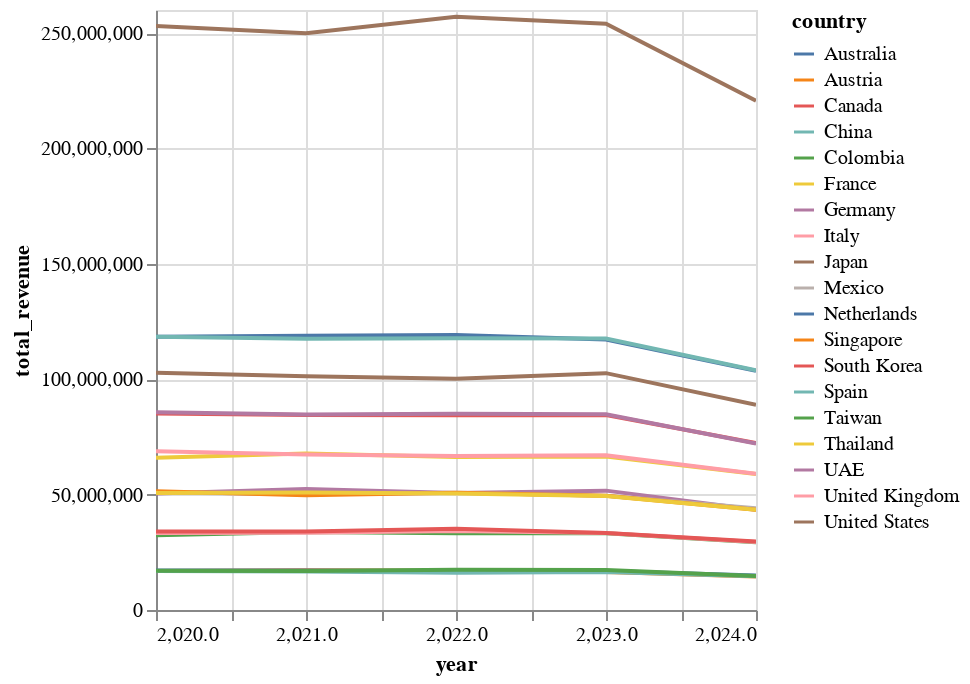

Notebook code cell kept with this figure:
### Code cell
agg_sales.plot.line(x='year', y='total_revenue', color='country')

### Figure 1 — Vega-Lite specification as saved in the notebook (floating-point values rounded to 4 significant figures)
{"config": {"view": {"continuousWidth": 300, "continuousHeight": 300}}, "data": {"name": "data-9eb698c21ed62fa87a891b175667b01d"}, "mark": {"type": "line", "tooltip": true}, "encoding": {"color": {"field": "country", "type": "nominal"}, "x": {"field": "year", "type": "quantitative"}, "y": {"field": "total_revenue", "type": "quantitative"}}, "params": [{"name": "param_1", "select": {"type": "interval", "encodings": ["x", "y"]}, "bind": "scales"}], "$schema": "https://vega.github.io/schema/vega-lite/v5.20.1.json", "datasets": {"data-9eb698c21ed62fa87a891b175667b01d": [{"year": 2020, "country": "Australia", "n_orders": 19990, "units_sold": 110341, "total_revenue": 118359049}, {"year": 2020, "country": "Austria", "n_orders": 2790, "units_sold": 15379, "total_revenue": 16846043}, {"year": 2020, "country": "Canada", "n_orders": 14377, "units_sold": 78965, "total_revenue": 85102058}, {"year": 2020, "country": "China", "n_orders": 19967, "units_sold": 110088, "total_revenue": 118359886}, {"year": 2020, "country": "Colombia", "n_orders": 5563, "units_sold": 29967, "total_revenue": 32355688}, {"year": 2020, "country": "France", "n_orders": 11312, "units_sold": 61582, "total_revenue": 66026113}, {"year": 2020, "country": "Germany", "n_orders": 8596, "units_sold": 47009, "total_revenue": 50488743}, {"year": 2020, "country": "Italy", "n_orders": 5584, "units_sold": 30725, "total_revenue": 33333177}, {"year": 2020, "country": "Japan", "n_orders": 17191, "units_sold": 95189, "total_revenue": 102811074}, {"year": 2020, "country": "Mexico", "n_orders": 8491, "units_sold": 47298, "total_revenue": 50949894}, {"year": 2020, "country": "Netherlands", "n_orders": 2877, "units_sold": 15818, "total_revenue": 17127930}, {"year": 2020, "country": "Singapore", "n_orders": 8618, "units_sold": 47262, "total_revenue": 51508234}, {"year": 2020, "country": "South Korea", "n_orders": 5719, "units_sold": 31415, "total_revenue": 34014204}, {"year": 2020, "country": "Spain", "n_orders": 2812, "units_sold": 15434, "total_revenue": 16866798}, {"year": 2020, "country": "Taiwan", "n_orders": 2899, "units_sold": 15908, "total_revenue": 17058180}, {"year": 2020, "country": "Thailand", "n_orders": 8567, "units_sold": 46911, "total_revenue": 50684044}, {"year": 2020, "country": "UAE", "n_orders": 14320, "units_sold": 78848, "total_revenue": 85693863}, {"year": 2020, "country": "United Kingdom", "n_orders": 11465, "units_sold": 63420, "total_revenue": 68762470}, {"year": 2020, "country": "United States", "n_orders": 42661, "units_sold": 234249, "total_revenue": 253108038}, {"year": 2021, "country": "Australia", "n_orders": 19992, "units_sold": 110365, "total_revenue": 118845167}, {"year": 2021, "country": "Austria", "n_orders": 2873, "units_sold": 16123, "total_revenue": 17216199}, {"year": 2021, "country": "Canada", "n_orders": 14352, "units_sold": 78621, "total_revenue": 84498177}, {"year": 2021, "country": "China", "n_orders": 19777, "units_sold": 108423, "total_revenue": 117570159}, {"year": 2021, "country": "Colombia", "n_orders": 5746, "units_sold": 31383, "total_revenue": 33786174}, {"year": 2021, "country": "France", "n_orders": 11320, "units_sold": 62892, "total_revenue": 67867715}, {"year": 2021, "country": "Germany", "n_orders": 8771, "units_sold": 48386, "total_revenue": 52400502}, {"year": 2021, "country": "Italy", "n_orders": 5698, "units_sold": 31522, "total_revenue": 33527337}, {"year": 2021, "country": "Japan", "n_orders": 17031, "units_sold": 93732, "total_revenue": 101342989}, {"year": 2021, "country": "Mexico", "n_orders": 8497, "units_sold": 46845, "total_revenue": 50128721}, {"year": 2021, "country": "Netherlands", "n_orders": 2891, "units_sold": 15947, "total_revenue": 17113108}, {"year": 2021, "country": "Singapore", "n_orders": 8501, "units_sold": 46528, "total_revenue": 49677720}, {"year": 2021, "country": "South Korea", "n_orders": 5671, "units_sold": 31370, "total_revenue": 33991031}, {"year": 2021, "country": "Spain", "n_orders": 2803, "units_sold": 15406, "total_revenue": 16645771}, {"year": 2021, "country": "Taiwan", "n_orders": 2835, "units_sold": 15802, "total_revenue": 16935097}, {"year": 2021, "country": "Thailand", "n_orders": 8586, "units_sold": 47313, "total_revenue": 50927355}, {"year": 2021, "country": "UAE", "n_orders": 14252, "units_sold": 78835, "total_revenue": 84690538}, {"year": 2021, "country": "United Kingdom", "n_orders": 11440, "units_sold": 62742, "total_revenue": 67392000}, {"year": 2021, "country": "United States", "n_orders": 42239, "units_sold": 232427, "total_revenue": 249959995}, {"year": 2022, "country": "Australia", "n_orders": 19998, "units_sold": 109920, "total_revenue": 119156394}, {"year": 2022, "country": "Austria", "n_orders": 2863, "units_sold": 15648, "total_revenue": 17028772}, {"year": 2022, "country": "Canada", "n_orders": 14281, "units_sold": 78096, "total_revenue": 84342883}, {"year": 2022, "country": "China", "n_orders": 19742, "units_sold": 109705, "total_revenue": 117721328}, {"year": 2022, "country": "Colombia", "n_orders": 5653, "units_sold": 30910, "total_revenue": 33207334}, {"year": 2022, "country": "France", "n_orders": 11257, "units_sold": 61625, "total_revenue": 66283467}, {"year": 2022, "country": "Germany", "n_orders": 8607, "units_sold": 47291, "total_revenue": 50732071}, {"year": 2022, "country": "Italy", "n_orders": 5781, "units_sold": 31414, "total_revenue": 34179362}, {"year": 2022, "country": "Japan", "n_orders": 17088, "units_sold": 93323, "total_revenue": 100259913}, {"year": 2022, "country": "Mexico", "n_orders": 8617, "units_sold": 46855, "total_revenue": 50767786}, {"year": 2022, "country": "Netherlands", "n_orders": 2845, "units_sold": 15557, "total_revenue": 16877865}, {"year": 2022, "country": "Singapore", "n_orders": 8573, "units_sold": 47166, "total_revenue": 50784558}, {"year": 2022, "country": "South Korea", "n_orders": 5891, "units_sold": 32552, "total_revenue": 35207388}, {"year": 2022, "country": "Spain", "n_orders": 2813, "units_sold": 15139, "total_revenue": 16184317}, {"year": 2022, "country": "Taiwan", "n_orders": 2893, "units_sold": 16164, "total_revenue": 17391435}, {"year": 2022, "country": "Thailand", "n_orders": 8554, "units_sold": 46894, "total_revenue": 50460992}, {"year": 2022, "country": "UAE", "n_orders": 14294, "units_sold": 78773, "total_revenue": 85017793}, {"year": 2022, "country": "United Kingdom", "n_orders": 11292, "units_sold": 61371, "total_revenue": 66762913}, {"year": 2022, "country": "United States", "n_orders": 43089, "units_sold": 238271, "total_revenue": 257057436}, {"year": 2023, "country": "Australia", "n_orders": 19839, "units_sold": 109491, "total_revenue": 117192822}, {"year": 2023, "country": "Austria", "n_orders": 2807, "units_sold": 15379, "total_revenue": 16474436}, {"year": 2023, "country": "Canada", "n_orders": 14201, "units_sold": 78204, "total_revenue": 84472384}, {"year": 2023, "country": "China", "n_orders": 20126, "units_sold": 110090, "total_revenue": 117631819}, {"year": 2023, "country": "Colombia", "n_orders": 5597, "units_sold": 30826, "total_revenue": 33231347}, {"year": 2023, "country": "France", "n_orders": 11286, "units_sold": 61810, "total_revenue": 66521017}, {"year": 2023, "country": "Germany", "n_orders": 8670, "units_sold": 47680, "total_revenue": 51722850}, {"year": 2023, "country": "Italy", "n_orders": 5641, "units_sold": 30723, "total_revenue": 33345189}, {"year": 2023, "country": "Japan", "n_orders": 17255, "units_sold": 95183, "total_revenue": 102636197}, {"year": 2023, "country": "Mexico", "n_orders": 8436, "units_sold": 46051, "total_revenue": 49473164}, {"year": 2023, "country": "Netherlands", "n_orders": 2840, "units_sold": 15571, "total_revenue": 16898708}, {"year": 2023, "country": "Singapore", "n_orders": 8434, "units_sold": 46357, "total_revenue": 49465175}, {"year": 2023, "country": "South Korea", "n_orders": 5654, "units_sold": 30986, "total_revenue": 33317142}, {"year": 2023, "country": "Spain", "n_orders": 2822, "units_sold": 15409, "total_revenue": 16421506}, {"year": 2023, "country": "Taiwan", "n_orders": 2899, "units_sold": 16051, "total_revenue": 17348386}, {"year": 2023, "country": "Thailand", "n_orders": 8473, "units_sold": 46418, "total_revenue": 49357580}, {"year": 2023, "country": "UAE", "n_orders": 14376, "units_sold": 78681, "total_revenue": 84850208}, {"year": 2023, "country": "United Kingdom", "n_orders": 11386, "units_sold": 62350, "total_revenue": 67016417}, {"year": 2023, "country": "United States", "n_orders": 42711, "units_sold": 235389, "total_revenue": 254063776}, {"year": 2024, "country": "Australia", "n_orders": 17461, "units_sold": 95506, "total_revenue": 103638268}, {"year": 2024, "country": "Austria", "n_orders": 2438, "units_sold": 13436, "total_revenue": 14533694}, {"year": 2024, "country": "Canada", "n_orders": 12257, "units_sold": 67326, "total_revenue": 72325331}, {"year": 2024, "country": "China", "n_orders": 17410, "units_sold": 96039, "total_revenue": 103868304}, {"year": 2024, "country": "Colombia", "n_orders": 4965, "units_sold": 27483, "total_revenue": 29392083}, {"year": 2024, "country": "France", "n_orders": 9944, "units_sold": 54876, "total_revenue": 58961456}, {"year": 2024, "country": "Germany", "n_orders": 7333, "units_sold": 40201, "total_revenue": 43477419}, {"year": 2024, "country": "Italy", "n_orders": 4961, "units_sold": 27242, "total_revenue": 29465143}, {"year": 2024, "country": "Japan", "n_orders": 15132, "units_sold": 82898, "total_revenue": 88898537}, {"year": 2024, "country": "Mexico", "n_orders": 7373, "units_sold": 40868, "total_revenue": 44055782}, {"year": 2024, "country": "Netherlands", "n_orders": 2556, "units_sold": 13871, "total_revenue": 14980859}, {"year": 2024, "country": "Singapore", "n_orders": 7365, "units_sold": 40515, "total_revenue": 43487323}, {"year": 2024, "country": "South Korea", "n_orders": 4977, "units_sold": 27526, "total_revenue": 29714307}, {"year": 2024, "country": "Spain", "n_orders": 2436, "units_sold": 13589, "total_revenue": 14619388}, {"year": 2024, "country": "Taiwan", "n_orders": 2456, "units_sold": 13593, "total_revenue": 14689981}, {"year": 2024, "country": "Thailand", "n_orders": 7353, "units_sold": 40322, "total_revenue": 43487986}, {"year": 2024, "country": "UAE", "n_orders": 12153, "units_sold": 66835, "total_revenue": 72172319}, {"year": 2024, "country": "United Kingdom", "n_orders": 9944, "units_sold": 54978, "total_revenue": 59035920}, {"year": 2024, "country": "United States", "n_orders": 37028, "units_sold": 204447, "total_revenue": 220653559}]}}
